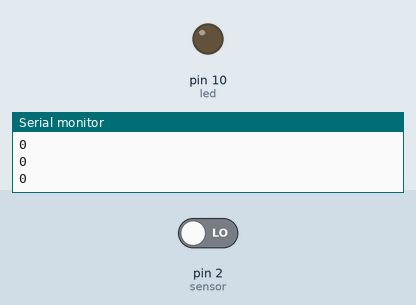
Simulated run of this sketch. Board: Arduino Uno, built with avr-gcc and run on an emulated ATmega328P. On the bench: output pins drawn as LEDs (lit = HIGH), the last lines printed to the serial monitor. Inputs (shaded band) come from the test bench; at power-on: pin 2 (sensor) LOW.

Above: at 1.2 s.
1.3 s: pin 2 (sensor) driven HIGH
At 1.8 s:
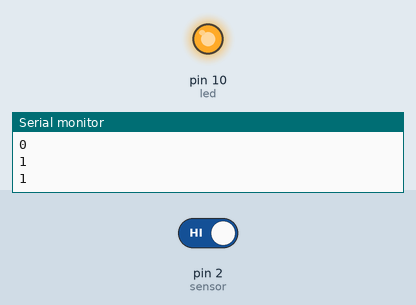
2.9 s: pin 2 (sensor) driven LOW
At 4.2 s:
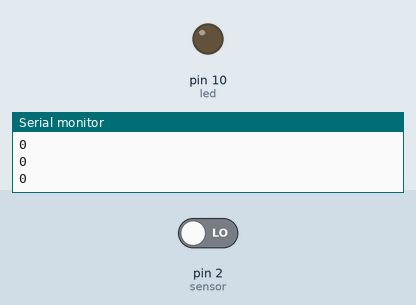
Timing chart, 0 to 5.9 s (numbered marks = the images above; inputs shaded):
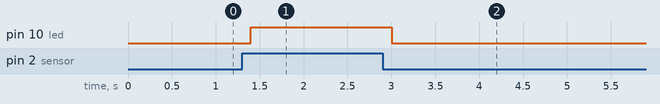

Measured:
- after the input at 1.3 s, pin 10 (led): LOW → HIGH after 0.10 s
- after the input at 2.9 s, pin 10 (led): HIGH → LOW after 0.10 s

The sketch:

Automatic_Street_Light.ino
```cpp
// (licence header left out)
int sensor = 2;   // Digital pin 2 connected to LDR module output
int led = 10;     // Digital pin 10 connected to LED

void setup() {
  pinMode(sensor, INPUT);     // Set LDR sensor pin as input
  pinMode(led, OUTPUT);      // Set LED pin as output
  Serial.begin(9600);        // Start Serial Monitor at 9600 baud rate
}

void loop() {
  int status = digitalRead(sensor);   // Read LDR sensor digital output (HIGH/LOW)
  Serial.println(status);             // Print sensor status on Serial Monitor

  // If it is dark, LDR module gives HIGH signal
  if (status == HIGH) {
    digitalWrite(led, HIGH);   // DARK detected → LED ON
  }
  // If it is bright, LDR module gives LOW signal
  else {
    digitalWrite(led, LOW);    // LIGHT detected → LED OFF
  }

  delay(200);   // Small delay to stabilize readings (200 ms)
}
```
